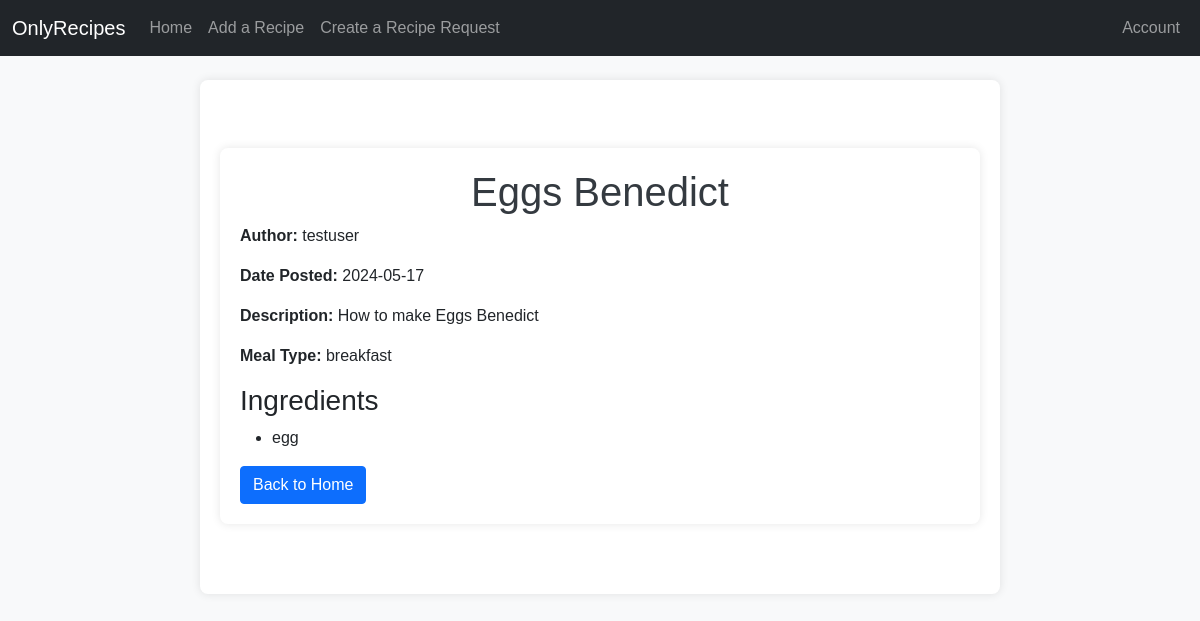
/view_recipe_request/1 (signed in), run on the app's committed database.
### app/models.py (models this page shows, shortened)
class RecipeRequest(db.Model):
    id = db.Column(db.Integer, primary_key=True)
    title = db.Column(db.String(100), unique=True, nullable=False)
    description = db.Column(db.Text, nullable=False)
    meal_type = db.Column(db.String(50), nullable=False)
    created_at = db.Column(db.DateTime, default=datetime.utcnow)
    ingredients = db.relationship('Ingredient', secondary=recipe_request_ingredients, lazy='subquery', backref=db.backref('recipe_requests', lazy=True))
    user_id = db.Column(db.Integer, db.ForeignKey('user.id'), nullable=False)

class User(db.Model, UserMixin):
    id = db.Column(db.Integer, primary_key=True)
    username = db.Column(db.String(80), unique=True, nullable=False)
    email = db.Column(db.String(120), unique=True, nullable=False)
    password_hash = db.Column(db.String(128))
    recipe_requests = db.relationship('RecipeRequest', backref='author', lazy=True)
    replies = db.relationship('RecipeReply', backref='replier', lazy=True)
    recipes = db.relationship('Recipe', backref='author', lazy=True)

class Ingredient(db.Model):
    id = db.Column(db.Integer, primary_key=True)
    name = db.Column(db.String(50), unique=True)

### app/routes.py (the view)
@bp.route('/view_recipe_request/<int:id>', methods=['GET'])
def view_recipe_request(id):
    request = RecipeRequest.query.get_or_404(id)
    return render_template('view_recipe_request.html', request=request)

### app/models.py (called while the page is built)
@login_manager.user_loader
def load_user(user_id):
    return User.query.get(int(user_id))

### app/templates/view_recipe_request.html
{% extends "base.html" %}
{% block content %}
<div class="container mt-5">
    <div class="row">
        <div class="col-md-12">
            <h1>{{ request.title }}</h1>
            <p><strong>Author:</strong> {{ request.author.username }}</p>
            <p><strong>Date Posted:</strong> {{ request.created_at.strftime('%Y-%m-%d') }}</p>
            <p><strong>Description:</strong> {{ request.description }}</p>
            <p><strong>Meal Type:</strong> {{ request.meal_type }}</p>
            <h3>Ingredients</h3>
            <ul>
                {% for ingredient in request.ingredients %}
                    <li>{{ ingredient.name }}</li>
                {% else %}
                    <li>No ingredients listed.</li>
                {% endfor %}
            </ul>
            <a href="{{ url_for('main.index') }}" class="btn btn-primary">Back to Home</a>
        </div>
    </div>
</div>
{% endblock %}

### app/static/css/styles.css (style rules this page uses)
body { font-family: Arial, sans-serif; background-color: #f8f9fa; margin: 0; padding: 0; }
.container { max-width: 800px; margin: 50px auto; padding: 20px; background-color: #ffffff; border-radius: 8px; box-shadow: 0 0 10px rgba(0, 0, 0, 0.1); }
h1, h2 { text-align: center; color: #343a40; }

### data on the page
RecipeRequest: title "Eggs Benedict", created_at "2024-05-17", description "How to make Eggs Benedict", meal_type "breakfast"
User: author.username "testuser"
Ingredient: name "egg"
